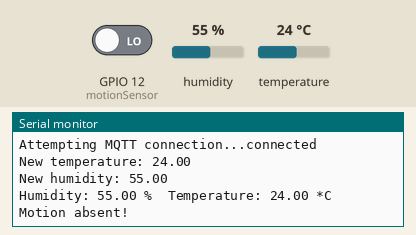
The sketch below on a simulated ESP8266 (NodeMCU). On the bench: the last lines printed to the serial monitor. Inputs (shaded band) come from the test bench; at power-on: GPIO 12 (motionSensor) LOW, humidity 55 %, temperature 24 °C. WiFi joins after 1.5 s; servers stay silent unless stated; no MQTT or app messages arrive unless stated.

Above: at 2.7 s.
2.8 s: GPIO 12 (motionSensor) driven HIGH
At 3.9 s:
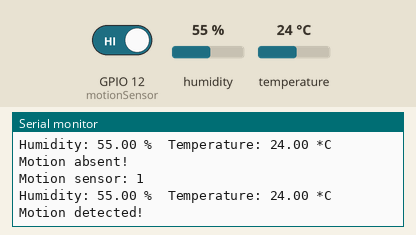
4.8 s: humidity set to 22 %
At 5.6 s:
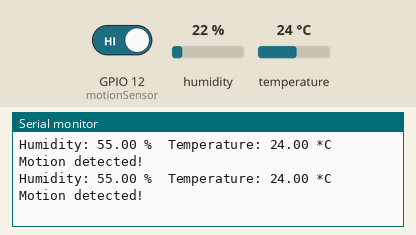
6.3 s: temperature set to 12 °C
At 7.3 s:
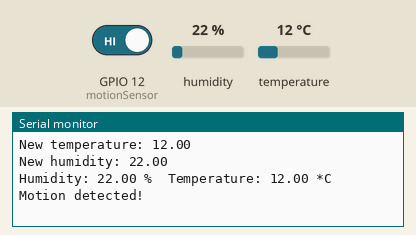
7.8 s: GPIO 12 (motionSensor) driven LOW
At 8.7 s:
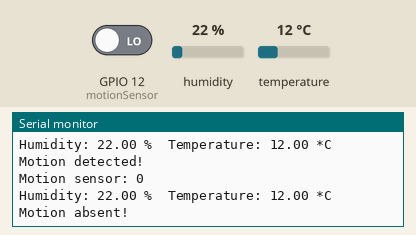
9.3 s: humidity set to 40 %
At 9.9 s:
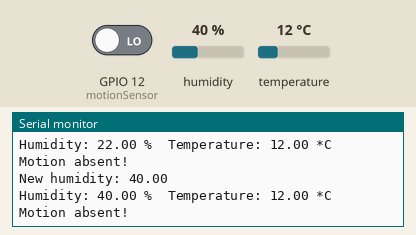
Timing chart, 0 to 11.8 s (numbered marks = the images above; inputs shaded):
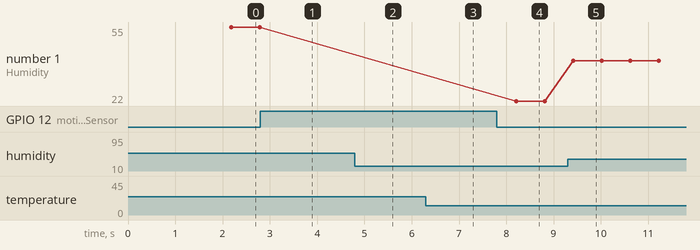

Measured:
- after the input at 2.8 s, the serial monitor: prints a new line after 0.59 s (image 1)
- after the input at 6.3 s, the serial monitor: prints a new line after 0.70 s (image 3)
- after the input at 7.8 s, the serial monitor: prints a new line after 0.41 s (image 4)
- after the input at 9.3 s, the serial monitor: prints a new line after 0.12 s (image 5)
- plotted number 1: 22 → 40 after the input at 9.3 s

The sketch:

Motion_Temp_Sensor-MQTT.ino
```cpp
// (licence header left out)
#include "DHT.h"
#include <ESP8266WiFi.h>
#include <PubSubClient.h>

#define wifi_ssid "Bung Leg Buddy"
#define wifi_password "one2345678"

#define mqtt_server "10.0.1.23"
#define mqtt_user "hassio"
#define mqtt_password "b651fx56TT"

WiFiClient espClient;
PubSubClient client(espClient);

#define humidity_topic "sensor/livingroom/humidity"
#define temperature_topic "sensor/livingroom/temperature"
#define motion_topic "sensor/livingroom/motion"

#define DHTPIN 13     // what digital pin the DHT22 is conected to (Digital Pin D7
#define DHTTYPE DHT22   // there are multiple kinds of DHT sensors
int motionSensor = 12;  // Digital pin D6

DHT dht(DHTPIN, DHTTYPE);

void setup() {
  Serial.begin(115200);
  Serial.setTimeout(2000);
  pinMode(motionSensor, INPUT);   // declare sensor as input
  dht.begin();

  setup_wifi();
  client.setServer(mqtt_server, 1883);

  // Wait for serial to initialize.
  while(!Serial) { }

  Serial.println("Device Started");
  Serial.println("-------------------------------------");
  Serial.println("Running Sensor Module!");
  Serial.println("-------------------------------------");

}

void setup_wifi() {
  delay(10);
  // We start by connecting to a WiFi network
  Serial.println();
  Serial.print("Connecting to ");
  Serial.println(wifi_ssid);

  WiFi.begin(wifi_ssid, wifi_password);

  while (WiFi.status() != WL_CONNECTED) {
    delay(500);
    Serial.println(".");
  }

  Serial.println("");
  Serial.println("WiFi connected");
  Serial.println("IP address: ");
  Serial.println(WiFi.localIP());
}

void reconnect() {
  // Loop until we're reconnected
  while (!client.connected()) {
    Serial.print("Attempting MQTT connection...");
    // Attempt to connect
    // If you do not want to use a username and password, change next line to
    // if (client.connect("ESP8266Client")) {
    if (client.connect("LivingRoomESP8266", mqtt_user, mqtt_password)) ///Must change ClientID every time
    {
      Serial.println("connected");
    } else {
      Serial.print("failed, rc=");
      Serial.print(client.state());
      Serial.println(" try again in 5 seconds");
      // Wait 5 seconds before retrying
      delay(5000);
    }
  }
}


bool checkBound(float newValue, float prevValue, float maxDiff) {
  return !isnan(newValue) && (newValue < prevValue - maxDiff || newValue > prevValue + maxDiff);
}

bool checkMotion(long newValue, long prevValue){
  return newValue != prevValue;
}

int timeSinceLastRead = 0;
long lastMsg = 0;
float temp = 0.0;
float hum = 0.0;
float diff = 1.0;
long motion = LOW;

void loop() {
  if (!client.connected()) {
    reconnect();
  }
  client.loop();


  // Report every 2 seconds.
  if(timeSinceLastRead > 500) {
    // Reading temperature or humidity takes about 250 milliseconds!
    // Sensor readings may also be up to 2 seconds 'old' (its a very slow sensor)
    float newHum = dht.readHumidity();
    // Read temperature as Celsius (the default)
    float newTemp = dht.readTemperature();
    long newMotion = digitalRead(motionSensor);

    // Check if any reads failed and exit early (to try again).
    if (isnan(newHum) || isnan(newTemp)) {
      Serial.println("Failed to read from DHT sensor!");
      timeSinceLastRead = 0;
      return;
    }

    if (checkBound(newTemp, temp, diff)) {
      temp = newTemp;
      Serial.print("New temperature: ");
      Serial.println(String(temp).c_str());
      client.publish(temperature_topic, String(temp).c_str(), true);
    }

    if (checkBound(newHum, hum, diff)) {
      hum = newHum;
      Serial.print("New humidity: ");
      Serial.println(String(hum).c_str());
      client.publish(humidity_topic, String(hum).c_str(), true);
    }

    if (checkMotion(newMotion, motion)){
      motion = newMotion;
      Serial.print("Motion sensor: ");
      Serial.println(String(motion).c_str());
      client.publish(motion_topic, String(motion).c_str(), true);
      }


    Serial.print("Humidity: ");
    Serial.print(newHum);
    Serial.print(" %\t");
    Serial.print("Temperature: ");
    Serial.print(newTemp);
    Serial.print(" *C ");

    long state = digitalRead(motionSensor);

    if(state == HIGH) {
      Serial.println("Motion detected!");
    }
    else {
      Serial.println("Motion absent!");
    }

    timeSinceLastRead = 0;
  }
  delay(100);
  timeSinceLastRead += 100;
}
```
